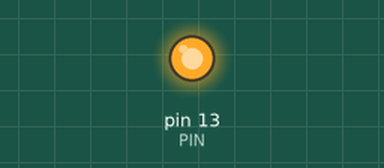
Recording of a sketch running on a simulated Arduino Uno, built with avr-gcc and run on an emulated ATmega328P. Parts: output pins drawn as LEDs (lit = HIGH).

Above: at 0.9 s.
At 6.5 s:
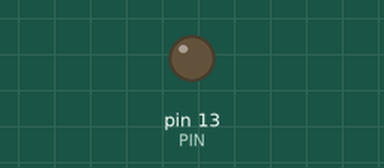
Timing chart, 0 to 8.6 s (numbered marks = the images above):
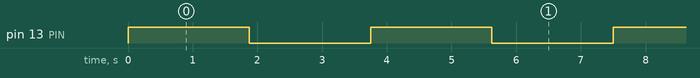

The sketch:

ex_1_2_BlinkNoDelay.ino
```cpp
uint8_t PIN = 13;
bool STATE = HIGH;
uint32_t counter=0;

void setup() {
  // put your setup code here, to run once:
pinMode(PIN, OUTPUT);
digitalWrite(PIN, STATE);
}

void loop() {
	// put your main code here, to run repeatedly:
	 counter++;
	 if (counter==500000){
		 counter = 0;
	 STATE = !STATE;
	 digitalWrite(PIN, STATE);
	}
}
```

Measured:
- by itself, pin 13 (PIN): alternates HIGH for 1.9 s and LOW for 1.9 s
